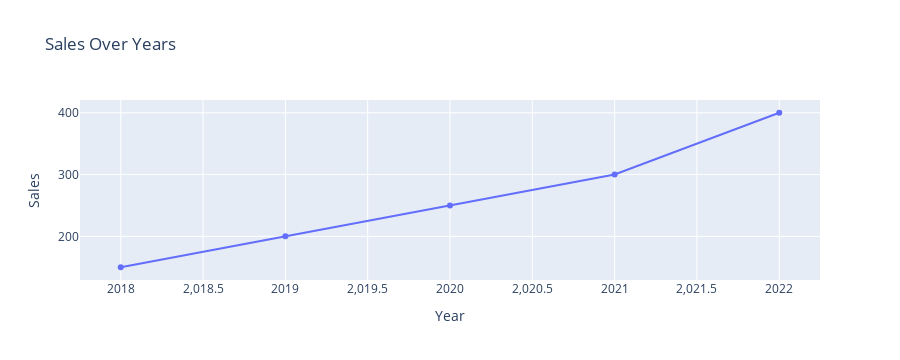

Notebook source saved alongside this figure:
### Markdown cell above
Line CHart

### Code cell
import plotly.express as px
import pandas as pd

# Sample Data
data = {
    'Year': [2018, 2019, 2020, 2021, 2022],
    'Sales': [150, 200, 250, 300, 400]
}

df = pd.DataFrame(data)

# Create Line Chart
fig = px.line(df, x='Year', y='Sales', title='Sales Over Years', markers=True)
fig.show()

### Figure 1 — Plotly figure (JSON) as saved in the notebook; plotly's stock layout.template omitted (floating-point values rounded to 4 significant figures)
{"data": [{"hovertemplate": "Year=%{x}<br>Sales=%{y}<extra></extra>", "legendgroup": "", "line": {"color": "#636efa", "dash": "solid"}, "marker": {"symbol": "circle"}, "mode": "lines+markers", "name": "", "orientation": "v", "showlegend": false, "type": "scatter", "x": [2018, 2019, 2020, 2021, 2022], "xaxis": "x", "y": [150, 200, 250, 300, 400], "yaxis": "y"}], "layout": {"height": 360, "legend": {"tracegroupgap": 0}, "title": {"text": "Sales Over Years"}, "xaxis": {"anchor": "y", "autorange": true, "domain": [0, 1], "range": [2018.0, 2022.0], "title": {"text": "Year"}, "type": "linear"}, "yaxis": {"anchor": "x", "autorange": true, "domain": [0, 1], "range": [129.4, 420.6], "title": {"text": "Sales"}, "type": "linear"}}}
